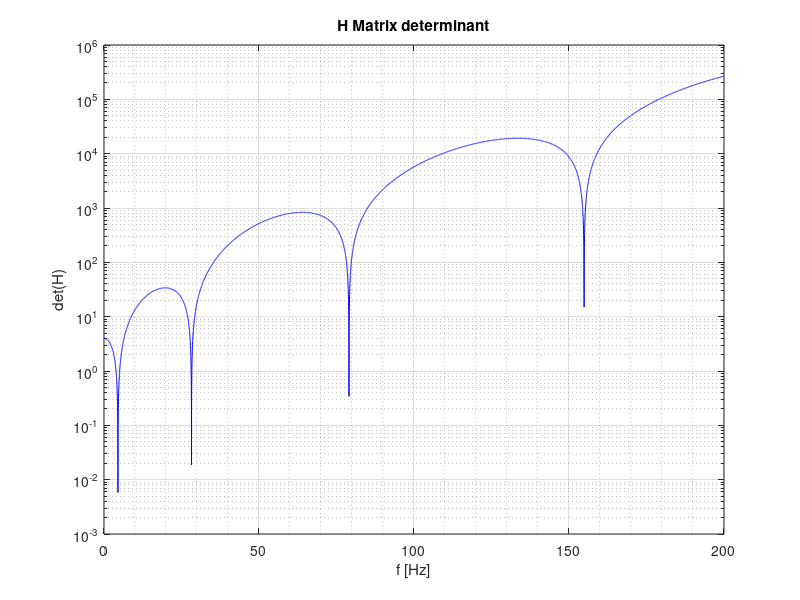
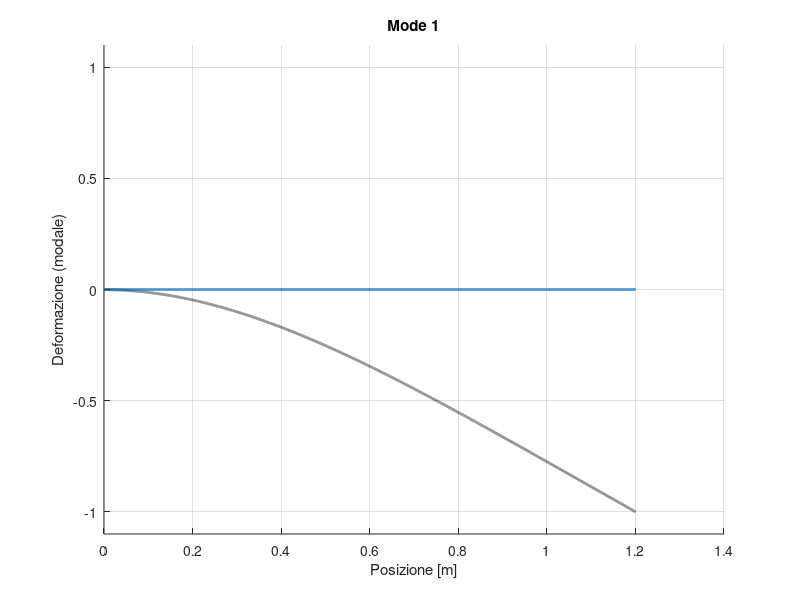

Here is the MATLAB script that generated these plots, in order: (Note: this script raises an error after producing the figures.)
clear all
close all
clc

%% BEAM 
%% Definition of the mechanical properties of the system

h = 0.008;               % thickness [m]
b = 0.04;                % width [m]
rho = 2700;             % density [kg/^3]
L = 1.2;                % beam length [m]  
E = 68e9;               % Young Modulus [Pa]
J = b*h^3/12;           % Inertia moment [m^4]
V = L*b*h;              % volume [m^3]
M = rho*V;
m = M/L; % mass [Kg]
xsi = 0.01;             % smorzamento adimensionale

% Setting the frequency range
fmax = 200;                        %[Hz]
% resolutions
n_points = 10000; 
% create frequency vectors
freq=linspace(0,fmax,n_points);    % [Hz]
omega=2*pi*freq;                   %[rad/s]


%% Calculation
% Building the matrix of the coefficients from the BCs for a cantilever
% beam
H=@(omega) [            1                                       0                                           1                                           0    ;
                        0                                       1                                           0                                           1    ;
              -cos(L*(m*omega^2/(E*J))^(1/4))        -sin(L*(m*omega^2/(E*J))^(1/4))            cosh(L*(m*omega^2/(E*J))^(1/4))             sinh(L*(m*omega^2/(E*J))^(1/4));
              sin(L*(m*omega^2/(E*J))^(1/4))         -cos(L*(m*omega^2/(E*J))^(1/4))            sinh(L*(m*omega^2/(E*J))^(1/4))             cosh(L*(m*omega^2/(E*J))^(1/4));];

% inizializzo il vettore dove inserirò il valore del determinante
dets = zeros(length(omega),1);
% calculate H matrix determinant in the frequency range
for i=1:length(omega)
    dets(i)=det(H(omega(i)));
end

% plot determinant
figure, box on
semilogy(freq,abs(dets),'-b')
hold on;
grid on;
grid minor;
ylabel('det(H)');
xlabel('f [Hz]');
title("H Matrix determinant")


%% Imposing that the determinant is null
% inizializzo il vettore dove metto gli indici per cui si annulla il
% determinate (frequenze proprie)
i_nat=[];
% trovo i minimi locali del determinante e salvo gli indici in i_nat
for i=2:length(dets)-1
    if abs(dets(i)) < abs(dets(i-1)) && abs(dets(i)) < abs(dets(i+1))
        i_nat(end+1)=i;
    end
end
% stampo a schermo le frequenze proprie
fprintf('Natural frequencies [Hz]:\n ');
disp(freq(i_nat));
% aggiungo nel plot precedente dei pallini dove ho le frequenze proprie
% plot(freq(i_nat),abs(dets(i_nat)),'or')

%% Solving the reduced system
% Ora sappiamo i valori di omega (frequenze proprie) per cui il sistema è singolare, 
% quindi possiamo risolvere il sistema ridotto per trovare i modi.

% inizializzo la matrice dove in ogni colonna metterò i modi per diverse
% frequenze proprie
X_hat = zeros(4, length(i_nat)); 

% Salvo i valori dei coefficienti quando omega è pari alla frequenza
% propria (in pratica salvo i modi) nella matrice C_hat
for i_mode = 1:length(i_nat)
    % trovo omega0 (frequenza propria)
    omega_i = omega(i_nat(i_mode));
    
    % calcolo la matrice H quando omega = omega_i (frequenza propria)
    Hi = H(omega_i);
    
    % estraggo la parte ridotta della matrice Hi (2:4, 2:4)
    Hi_hat = Hi(2:4, 2:4);  % 3x3 matrix
    Ni_hat = Hi(2:4, 1);    % 3x1 vector
    
    % Risolvo il sistema Hi_hat * Xi_hat = -Ni_hat
    % Trovo il vettore del modo di vibrare e lo aggiungo nella matrce dei modi
    X_hat(:, i_mode) = [1; -Hi_hat\Ni_hat];  % Il primo componente è 1 e gli altri sono risolti
    
end

%% Modal shapes computation
% Distretizzo l'asse della lunghezza della trave
x = linspace(0, L, n_points);  % vettore di lunghezza della trave
dx = x(2);  % distanza fra i punti

% Calcolo dei modi per ogni frequenza propria
modes_shapes = zeros(length(i_nat), length(x));  % inizializzo la matrice dei modi

for i_mode = 1:length(i_nat)
    omega_i = omega(i_nat(i_mode));  % Frequenza propria
    gamma_i = (L * m * omega_i^2 / (E * J))^(1/4);  % parametro di vibrazione gamma_i
    
    % Calcolo del modo di vibrazione per ogni punto dell'asse x
    modes_shapes(i_mode, :) = X_hat(1, i_mode) * cos(gamma_i * x) ...
                    + X_hat(2, i_mode) * sin(gamma_i * x) ...
                    + X_hat(3, i_mode) * cosh(gamma_i * x) ...
                    + X_hat(4, i_mode) * sinh(gamma_i * x);
end

% Normalizzo i modi per far sì che il massimo valore sia 1
normaliz = max(abs(modes_shapes), [], 2);  % Normalizzo per ciascun modo (per ogni riga)
modes_shapes = modes_shapes ./ normaliz;  % Normalizzazione dei modi

% Se vuoi normalizzare ogni modo separatamente per avere il primo valore pari a 1:
% phi = phi ./ phi(:,1);  % Normalizza ogni modo rispetto al primo valore



% Animation
mode = 1;

colors_p = lines(length(i_nat));  % palette colori

figure('Position', [100, 100, 1200, 500]); hold on; grid on;
title(['Mode ', num2str(mode)])
plot(x, modes_shapes(mode,:), ':k', 'LineWidth', 2)
h1 = plot(x, zeros(size(x)), 'LineWidth', 2, 'color', colors_p(mode, :));
xlabel('Posizione [m]')
ylabel('Deformazione (modale)')
ylim([-1, 1] * max(abs(modes_shapes(mode,:))) * 1.1)
% 
% Parametri dell’animazione
T = 1 / freq(i_nat(mode));     % Periodo reale della frequenza naturale
n_cycles = 4;               % Numero di cicli da animare
n_frames = 1000;             % Numero di frame totali

t = linspace(0, n_cycles*T, n_frames);  % tempo continuo

for k = 1:length(t)
    if ishandle(h1)
        w1 = modes_shapes(mode,:) * cos(2*pi*freq(i_nat(mode)) * t(k));  % uso 2πf per l'argomento del coseno
        h1.YData = w1;
        pause(T/n_frames);
    else
        return
    end
end




%% Transfer Function

% posizioni acceleroemtri
xj = [ 0.2 0.5 0.8 1.2]; %[m]
% posizione martellata
xk = 1.2; %[m]

% inizializzo la matrice da esportare
frf = zeros(length(freq),length(xj));

for ii = 1: length(xj)
    % Trova l'indice di xj nel vettore x
    [~, pos_xj] = min(abs(x - xj(ii)));
    
    % Trova l'indice di xk nel vettore x
    [~, pos_xk] = min(abs(x - xk));
    
    % modal mass vector initialization
    modal_mass = zeros(1,length(i_nat));
    
    % modal mass calculation for every mode
    for i = 1:length(i_nat)
        modal_mass(i,1) = m * trapz(x,modes_shapes(i,:).^2);
    end
    
    
    % transfer function initialization
    FRF = zeros(1,length(omega));
    
    % transfer function calculation
    for k = 1:length(omega)
        FRF(k) = 0; % inizializza a zero
        for i = 1:length(i_nat)
            FRF(k) = FRF(k) + ( ( modes_shapes(i,pos_xj) * modes_shapes(i,pos_xk) ) / modal_mass(i) ) / ...
                         ( -omega(k)^2 + 2i * xsi * omega(k) * omega(i_nat(i)) + omega(i_nat(i))^2 );
        end
    end

    % salvo la FRF nella matrice da esoportare
    frf(:,ii) = FRF.';
    
    % % transfer function calculation for single unit impulse force
    % for i = 1:length(i_nat)
    %     num = modes_shapes(i, pos_xj) * modes_shapes(i, pos_xk);
    %     den = -omega.^2 + 2i * xsi * omega * omega(i_nat(i)) + omega(i_nat(i))^2;
    %     FRF = FRF + (num / modal_mass(i)) ./ den;
    % end
    
    %% FRF plot 
    % Calcolo ampiezza e fase della FRF
    FRF_amp = abs(FRF);             % modulo
    FRF_phase = angle(FRF);         % fase in radianti

    % Crea la figura con due subplot
    figure;

    % ---- Ampiezza (semilogaritmica) ----
    subplot(2,1,1);
    semilogy(freq, FRF_amp, 'b', 'LineWidth', 2);
    grid on;
    xlabel('Frequenza [Hz]');
    ylabel('|G(j\omega)|');
    title('Funzione di Trasferimento - Ampiezza');
    xlim([0 max(freq)]);

    % ---- Fase ----
    subplot(2,1,2);
    plot(freq, FRF_phase, 'r', 'LineWidth', 2);
    grid on;
    xlabel('Frequenza [Hz]');
    ylabel('Fase [rad]');
    title('Funzione di Trasferimento - Fase');
    xlim([0 max(freq)]);
    
end

% Crea la cartella "Results" se non esiste
output_folder = 'Results\Beam Optimized\';
if ~exist(output_folder, 'dir')
    mkdir(output_folder);
end

% Crea un suffisso col valore della martellata (xk), ad esempio "xk_1.2m"
suffix = sprintf('xk_%.2fm', xk);

% Percorso completo del file .mat con nome dinamico
mat_path = fullfile(output_folder, ['FRF_export_' suffix '.mat']);

% Salva il file
save(mat_path, 'freq', 'frf');

% Messaggio di conferma
disp(['FRF esportata in: ', mat_path]);
